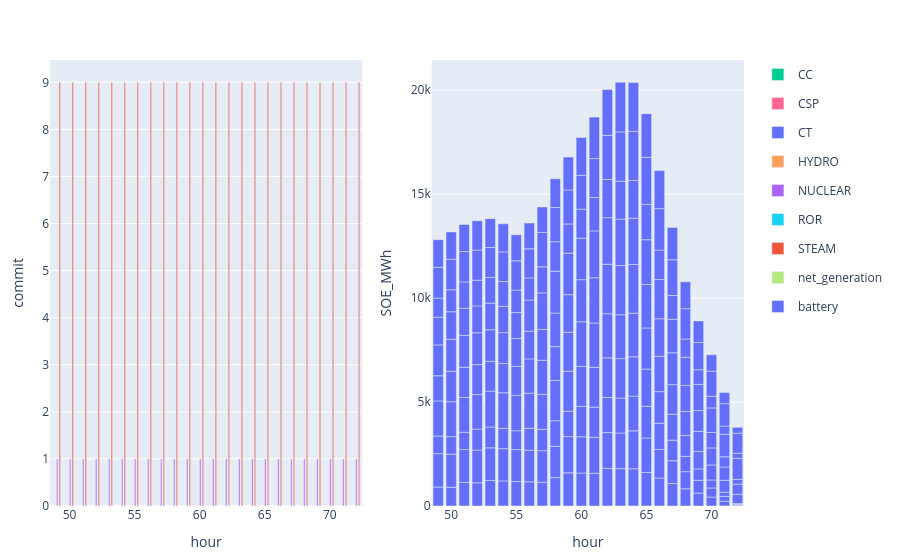

Write notebook code for a chart like this one.
### Code cell
to_plot = commit_ed[(commit_ed.configuration .== config_) .&  (commit_ed.day .== day_) .&  (commit_ed.iteration .== iteration_),:] 
p1 = plot(to_plot, x = :hour, y = :commit,  kind = "bar", color = :resource, stackgroup = 1) #Layout(barmode="stack"))

to_plot = s_ed.storage[(s_ed.storage.configuration .== config_) .&  (s_ed.storage.day .== day_) .&  (s_ed.storage.iteration .== iteration_),:]
p2 = plot(to_plot, x = :hour , y = :SOE_MWh, color = :resource, kind = "bar", Layout(barmode="stack")) 
[p1 p2]

### Figure 1 — Plotly figure (JSON) as saved in the notebook; plotly's stock layout.template omitted (floating-point values rounded to 4 significant figures; data arrays with more than 128 entries replaced by an {"elided": "..."} marker saying what was removed)
{"data": [{"legendgroup": "CC", "marker": {"color": "#00cc96"}, "name": "CC", "showlegend": true, "stackgroup": 1, "type": "bar", "x": [49, 50, 51, 52, 53, 54, 55, 56, 57, 58, 59, 60, 61, 62, 63, 64, 65, 66, 67, 68, 69, 70, 71, 72], "xaxis": "x1", "y": [0, 0, 0, 0, 0, 0, 0, 0, 0, 0, 0, 0, 0, 0, 0, 0, 0, 0, 0, 0, 0, 0, 0, 0], "yaxis": "y1"}, {"legendgroup": "CSP", "marker": {"color": "#FF6692"}, "name": "CSP", "showlegend": true, "stackgroup": 1, "type": "bar", "x": [49, 50, 51, 52, 53, 54, 55, 56, 57, 58, 59, 60, 61, 62, 63, 64, 65, 66, 67, 68, 69, 70, 71, 72], "xaxis": "x1", "y": [null, null, null, null, null, null, null, null, null, null, null, null, null, null, null, null, null, null, null, null, null, null, null, null], "yaxis": "y1"}, {"legendgroup": "CT", "marker": {"color": "#636efa"}, "name": "CT", "showlegend": true, "stackgroup": 1, "type": "bar", "x": [49, 50, 51, 52, 53, 54, 55, 56, 57, 58, 59, 60, 61, 62, 63, 64, 65, 66, 67, 68, 69, 70, 71, 72], "xaxis": "x1", "y": [0, 0, 0, 0, 0, 0, 0, 0, 0, 0, 0, 0, 0, 0, 0, 0, 0, 0, 0, 0, 0, 0, 0, 0], "yaxis": "y1"}, {"legendgroup": "HYDRO", "marker": {"color": "#FFA15A"}, "name": "HYDRO", "showlegend": true, "stackgroup": 1, "type": "bar", "x": [49, 50, 51, 52, 53, 54, 55, 56, 57, 58, 59, 60, 61, 62, 63, 64, 65, 66, 67, 68, 69, 70, 71, 72], "xaxis": "x1", "y": [null, null, null, null, null, null, null, null, null, null, null, null, null, null, null, null, null, null, null, null, null, null, null, null], "yaxis": "y1"}, {"legendgroup": "NUCLEAR", "marker": {"color": "#ab63fa"}, "name": "NUCLEAR", "showlegend": true, "stackgroup": 1, "type": "bar", "x": [49, 50, 51, 52, 53, 54, 55, 56, 57, 58, 59, 60, 61, 62, 63, 64, 65, 66, 67, 68, 69, 70, 71, 72], "xaxis": "x1", "y": [1, 1, 1, 1, 1, 1, 1, 1, 1, 1, 1, 1, 1, 1, 1, 1, 1, 1, 1, 1, 1, 1, 1, 1], "yaxis": "y1"}, {"legendgroup": "ROR", "marker": {"color": "#19d3f3"}, "name": "ROR", "showlegend": true, "stackgroup": 1, "type": "bar", "x": [49, 50, 51, 52, 53, 54, 55, 56, 57, 58, 59, 60, 61, 62, 63, 64, 65, 66, 67, 68, 69, 70, 71, 72], "xaxis": "x1", "y": [null, null, null, null, null, null, null, null, null, null, null, null, null, null, null, null, null, null, null, null, null, null, null, null], "yaxis": "y1"}, {"legendgroup": "STEAM", "marker": {"color": "#EF553B"}, "name": "STEAM", "showlegend": true, "stackgroup": 1, "type": "bar", "x": [49, 50, 51, 52, 53, 54, 55, 56, 57, 58, 59, 60, 61, 62, 63, 64, 65, 66, 67, 68, 69, 70, 71, 72], "xaxis": "x1", "y": [9, 9, 9, 9, 9, 9, 9, 9, 9, 9, 9, 9, 9, 9, 9, 9, 9, 9, 9, 9, 9, 9, 9, 9], "yaxis": "y1"}, {"legendgroup": "net_generation", "marker": {"color": "#B6E880"}, "name": "net_generation", "showlegend": true, "stackgroup": 1, "type": "bar", "x": [49, 50, 51, 52, 53, 54, 55, 56, 57, 58, 59, 60, 61, 62, 63, 64, 65, 66, 67, 68, 69, 70, 71, 72], "xaxis": "x1", "y": [null, null, null, null, null, null, null, null, null, null, null, null, null, null, null, null, null, null, null, null, null, null, null, null], "yaxis": "y1"}, {"legendgroup": "battery", "marker": {"color": "#636efa"}, "name": "battery", "showlegend": true, "type": "bar", "x": {"elided": "240 int values"}, "xaxis": "x2", "y": {"elided": "240 float values"}, "yaxis": "y2"}], "layout": {"margin": {"b": 50, "l": 50, "r": 50, "t": 60}, "xaxis1": {"anchor": "y1", "domain": [0, 0.45], "title": {"text": "hour"}}, "xaxis2": {"anchor": "y2", "domain": [0.55, 1], "title": {"text": "hour"}}, "yaxis1": {"anchor": "x1", "domain": [0, 1], "title": {"text": "commit"}}, "yaxis2": {"anchor": "x2", "domain": [0, 1], "title": {"text": "SOE_MWh"}}}}
